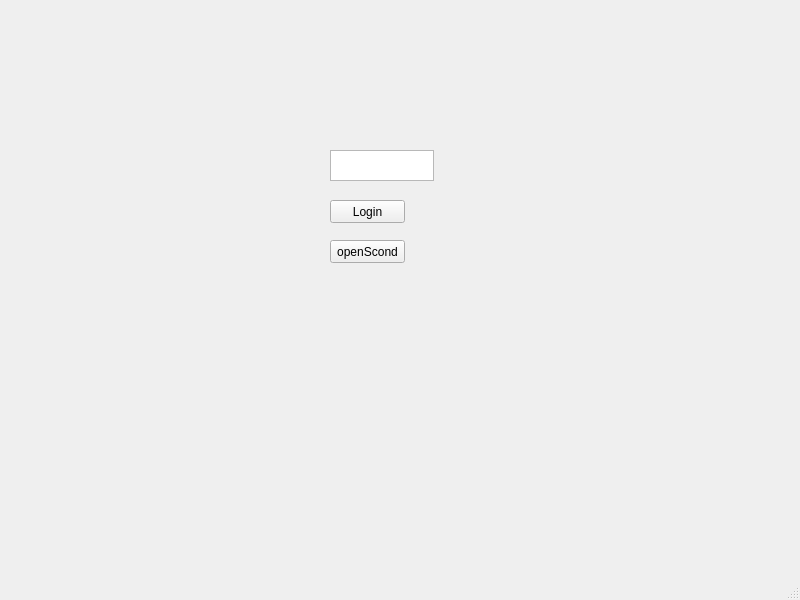
<?xml version="1.0" encoding="UTF-8"?>
<ui version="4.0">
 <class>MainWindow</class>
 <widget class="QMainWindow" name="MainWindow">
  <property name="geometry">
   <rect>
    <x>0</x>
    <y>0</y>
    <width>800</width>
    <height>600</height>
   </rect>
  </property>
  <property name="windowTitle">
   <string>MainWindow</string>
  </property>
  <widget class="QWidget" name="centralwidget">
   <widget class="QPushButton" name="pushButton">
    <property name="geometry">
     <rect>
      <x>330</x>
      <y>200</y>
      <width>75</width>
      <height>23</height>
     </rect>
    </property>
    <property name="text">
     <string>Login</string>
    </property>
   </widget>
   <widget class="QTextEdit" name="textEdit">
    <property name="geometry">
     <rect>
      <x>330</x>
      <y>150</y>
      <width>104</width>
      <height>31</height>
     </rect>
    </property>
   </widget>
   <widget class="QPushButton" name="openScond">
    <property name="geometry">
     <rect>
      <x>330</x>
      <y>240</y>
      <width>75</width>
      <height>23</height>
     </rect>
    </property>
    <property name="text">
     <string>openScond</string>
    </property>
   </widget>
  </widget>
  <widget class="QStatusBar" name="statusbar"/>
 </widget>
 <resources/>
 <connections/>
</ui>
